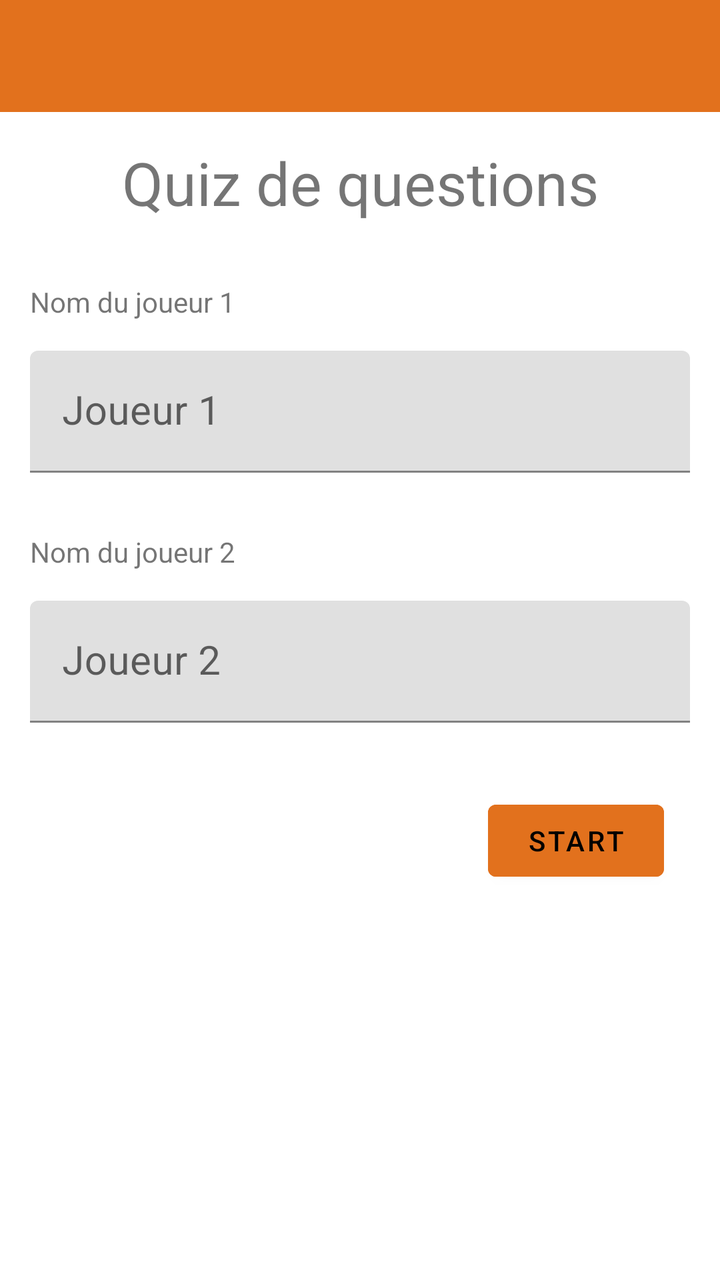
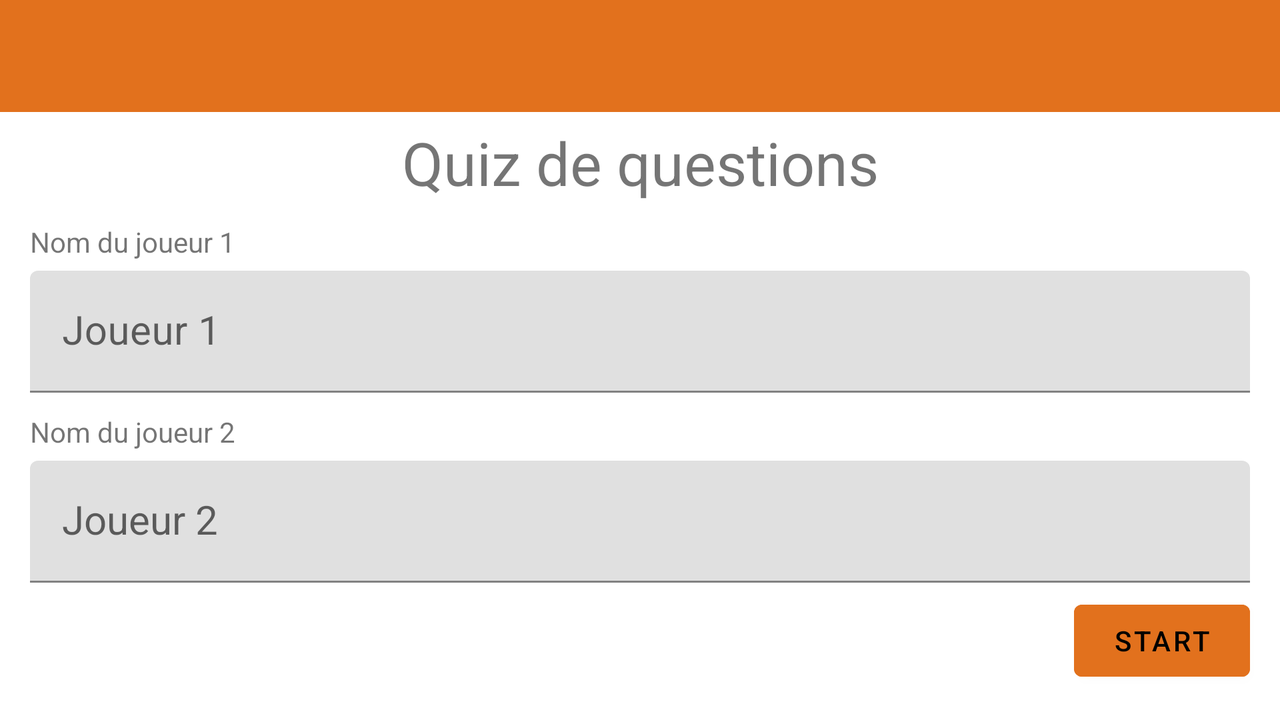

Two renders of one Android screen. The first uses the default layout on a phone; the second uses the alternative layout the repository ships for a different screen configuration, on a matching device. The two XML files are below.
<!-- AndroidManifest.xml: application theme Theme.QuestionQuiz -->
<!-- res/layout/activity_main.xml -->
<?xml version="1.0" encoding="utf-8"?>
<LinearLayout xmlns:android="http://schemas.android.com/apk/res/android"
    xmlns:tools="http://schemas.android.com/tools"
    android:layout_width="match_parent"
    android:layout_height="match_parent"
    android:orientation="vertical"
    tools:context=".MainActivity">

    <com.google.android.material.appbar.AppBarLayout
        style="@style/Widget.QuestionQuiz.Appbar"
        android:layout_width="match_parent"
        android:layout_height="wrap_content">

        <com.google.android.material.appbar.MaterialToolbar
            android:id="@+id/main_toolbar"
            android:layout_width="match_parent"
            android:layout_height="match_parent" />

    </com.google.android.material.appbar.AppBarLayout>

    <TextView
        android:layout_width="match_parent"
        android:layout_height="wrap_content"
        android:layout_margin="@dimen/global_margin"
        android:gravity="center"
        android:text="@string/main_title"
        android:textSize="@dimen/main_title_size" />

    <TextView
        android:layout_width="match_parent"
        android:layout_height="wrap_content"
        android:layout_marginHorizontal="@dimen/global_margin"
        android:paddingVertical="@dimen/global_margin"
        android:text="@string/main_joueur1_tv" />

    <com.google.android.material.textfield.TextInputLayout
        android:id="@+id/main_joueur1_layout"
        style="@style/Widget.QuestionQuiz.TextInputLayout.Joueurs"
        android:layout_width="match_parent"
        android:layout_height="wrap_content"
        android:layout_marginHorizontal="@dimen/global_margin"
        android:layout_marginBottom="@dimen/global_margin"
        android:hint="@string/main_joueur1_label">

        <com.google.android.material.textfield.TextInputEditText
            android:id="@+id/main_joueur1_et"
            android:layout_width="match_parent"
            android:layout_height="wrap_content"
            android:inputType="text"
            android:maxLength="20"
            android:maxLines="1"
            android:textSize="@dimen/editText_size"
            tools:ignore="TouchTargetSizeCheck" />
    </com.google.android.material.textfield.TextInputLayout>

    <TextView
        android:layout_width="match_parent"
        android:layout_height="wrap_content"
        android:layout_marginHorizontal="@dimen/global_margin"
        android:paddingVertical="@dimen/global_margin"
        android:text="@string/main_joueur2_tv" />

    <com.google.android.material.textfield.TextInputLayout
        android:id="@+id/main_joueur2_layout"
        style="@style/Widget.QuestionQuiz.TextInputLayout.Joueurs"
        android:layout_width="match_parent"
        android:layout_height="wrap_content"
        android:layout_marginHorizontal="@dimen/global_margin"
        android:layout_marginBottom="@dimen/global_margin"
        android:hint="@string/main_joueur2_label">

        <com.google.android.material.textfield.TextInputEditText
            android:id="@+id/main_joueur2_et"
            android:layout_width="match_parent"
            android:layout_height="wrap_content"
            android:inputType="text"
            android:maxLength="20"
            android:maxLines="1"
            android:textSize="@dimen/editText_size" />

    </com.google.android.material.textfield.TextInputLayout>

    <RelativeLayout
        android:layout_width="match_parent"
        android:layout_height="wrap_content"
        android:layout_marginTop="@dimen/main_layout_margin">

        <Button
            android:id="@+id/main_start_bt"
            style="@style/Widget.QuestionQuiz.Button"
            android:layout_width="wrap_content"
            android:layout_height="wrap_content"
            android:layout_alignParentTop="true"
            android:layout_alignParentEnd="true"
            android:layout_marginEnd="@dimen/main_start_margin"
            android:text="@string/main_start_bt" />

    </RelativeLayout>

</LinearLayout>
<!-- resources referenced by this layout -->
<resources>
  <dimen name="editText_size">20sp</dimen>
  <dimen name="global_margin">15dp</dimen>
  <dimen name="main_layout_margin">20dp</dimen>
  <dimen name="main_start_margin">28dp</dimen>
  <dimen name="main_title_size">30sp</dimen>
  <string name="main_joueur1_label">Joueur 1</string>
  <string name="main_joueur1_tv">Nom du joueur 1</string>
  <string name="main_joueur2_label">Joueur 2</string>
  <string name="main_joueur2_tv">Nom du joueur 2</string>
  <string name="main_start_bt">Start</string>
  <string name="main_title">Quiz de questions</string>
  <style name="Widget.QuestionQuiz.Appbar" parent="Widget.MaterialComponents.AppBarLayout.Primary">
          <item name="android:background">@color/colorPrimary</item>
      </style>
  <style name="Widget.QuestionQuiz.Button" parent="Widget.MaterialComponents.Button">
          <item name="android:backgroundTint">@color/btn_bg_selector_disabled</item>
          <item name="android:textColor">@color/textColorPrimary</item>
      </style>
  <style name="Widget.QuestionQuiz.TextInputLayout.Joueurs" parent="Widget.MaterialComponents.TextInputLayout.FilledBox">
          <item name="hintTextAppearance">@style/Text.QuestionQuiz.TextInputLayout.HintText</item>
          <item name="hintTextColor">@color/colorAccent</item>
          <item name="boxStrokeColor">@color/colorAccent</item>
      </style>
  <style name="Theme.QuestionQuiz" parent="Theme.MaterialComponents.DayNight.NoActionBar">
          
          <item name="colorPrimary">@color/colorPrimary</item>
          <item name="colorPrimaryVariant">@color/colorPrimaryDark</item>
          <item name="colorOnPrimary">@color/white</item>
          
          <item name="colorSecondary">@color/colorPrimary</item>
          <item name="colorSecondaryVariant">@color/teal_700</item>
          <item name="colorOnSecondary">@color/black</item>
          
          <item name="android:statusBarColor">@color/colorPrimary</item>
          
      </style>
  <color name="colorPrimary">#e2711d</color>
  <color name="textColorPrimary">#000000</color>
  <style name="Text.QuestionQuiz.TextInputLayout.HintText" parent="TextAppearance.MaterialComponents.Subtitle2">
          <item name="android:textColor">@color/colorAccent</item>
      </style>
  <color name="colorAccent">#ff9505</color>
  <color name="colorPrimaryDark">#cc5803</color>
  <color name="white">#FFFFFFFF</color>
  <color name="teal_700">#FF018786</color>
  <color name="black">#FF000000</color>
</resources>
<!-- res/layout-land/activity_main.xml (the repository's variant of the layout above) -->
<!-- drawn on the phone turned sideways -->
<?xml version="1.0" encoding="utf-8"?>
<LinearLayout xmlns:android="http://schemas.android.com/apk/res/android"
    xmlns:tools="http://schemas.android.com/tools"
    android:layout_width="match_parent"
    android:layout_height="match_parent"
    android:orientation="vertical"
    tools:context=".MainActivity">

    <com.google.android.material.appbar.AppBarLayout
        style="@style/Widget.QuestionQuiz.Appbar"
        android:layout_width="match_parent"
        android:layout_height="wrap_content">

        <com.google.android.material.appbar.MaterialToolbar
            android:id="@+id/main_toolbar"
            android:layout_width="match_parent"
            android:layout_height="match_parent" />

    </com.google.android.material.appbar.AppBarLayout>

    <TextView
        style="@style/Widget.QuestionQuiz.TextView.ActivityTitle"
        android:layout_width="match_parent"
        android:layout_height="wrap_content"
        android:text="@string/main_title" />

    <TextView
        android:layout_width="match_parent"
        android:layout_height="wrap_content"
        android:layout_marginHorizontal="@dimen/global_margin"
        android:paddingVertical="@dimen/game_margin_landscape"
        android:text="@string/main_joueur1_tv" />

    <com.google.android.material.textfield.TextInputLayout
        android:id="@+id/main_joueur1_layout"
        style="@style/Widget.QuestionQuiz.TextInputLayout.Joueurs"
        android:layout_width="match_parent"
        android:layout_height="wrap_content"
        android:layout_marginHorizontal="@dimen/global_margin"
        android:layout_marginBottom="@dimen/game_margin_landscape"
        android:hint="@string/main_joueur1_label">

        <com.google.android.material.textfield.TextInputEditText
            android:id="@+id/main_joueur1_et"
            android:layout_width="match_parent"
            android:layout_height="wrap_content"
            android:inputType="text"
            android:maxLength="20"
            android:maxLines="1"
            android:textSize="@dimen/editText_size" />

    </com.google.android.material.textfield.TextInputLayout>

    <TextView
        android:layout_width="match_parent"
        android:layout_height="wrap_content"
        android:layout_marginHorizontal="@dimen/global_margin"
        android:paddingVertical="@dimen/game_margin_landscape"
        android:text="@string/main_joueur2_tv" />

    <com.google.android.material.textfield.TextInputLayout
        android:id="@+id/main_joueur2_layout"
        android:layout_width="match_parent"
        android:layout_height="wrap_content"
        android:layout_marginHorizontal="@dimen/global_margin"
        android:layout_marginBottom="@dimen/game_margin_landscape"
        android:hint="@string/main_joueur2_label">

        <com.google.android.material.textfield.TextInputEditText
            android:id="@+id/main_joueur2_et"
            style="@style/Widget.QuestionQuiz.TextInputLayout.Joueurs"
            android:layout_width="match_parent"
            android:layout_height="wrap_content"
            android:inputType="text"
            android:maxLength="20"
            android:maxLines="1"
            android:textSize="@dimen/editText_size" />

    </com.google.android.material.textfield.TextInputLayout>

    <Button
        android:id="@+id/main_start_bt"
        style="@style/Widget.QuestionQuiz.Button"
        android:layout_width="wrap_content"
        android:layout_height="wrap_content"
        android:layout_gravity="end"
        android:layout_marginEnd="@dimen/global_margin"
        android:text="@string/main_start_bt" />

</LinearLayout>
<!-- resources referenced by the variant -->
<!-- as the phone turned sideways resolves them -->
<resources>
  <dimen name="editText_size">20sp</dimen>
  <dimen name="game_margin_landscape">5dp</dimen>
  <dimen name="global_margin">15dp</dimen>
  <string name="main_joueur1_label">Joueur 1</string>
  <string name="main_joueur1_tv">Nom du joueur 1</string>
  <string name="main_joueur2_label">Joueur 2</string>
  <string name="main_joueur2_tv">Nom du joueur 2</string>
  <string name="main_start_bt">Start</string>
  <string name="main_title">Quiz de questions</string>
  <style name="Widget.QuestionQuiz.Appbar" parent="Widget.MaterialComponents.AppBarLayout.Primary">
          <item name="android:background">@color/colorPrimary</item>
      </style>
  <style name="Widget.QuestionQuiz.Button" parent="Widget.MaterialComponents.Button">
          <item name="android:backgroundTint">@color/btn_bg_selector_disabled</item>
          <item name="android:textColor">@color/textColorPrimary</item>
      </style>
  <style name="Widget.QuestionQuiz.TextInputLayout.Joueurs" parent="Widget.MaterialComponents.TextInputLayout.FilledBox">
          <item name="hintTextAppearance">@style/Text.QuestionQuiz.TextInputLayout.HintText</item>
          <item name="hintTextColor">@color/colorAccent</item>
          <item name="boxStrokeColor">@color/colorAccent</item>
      </style>
  <style name="Widget.QuestionQuiz.TextView.ActivityTitle" parent="Widget.MaterialComponents.TextView">
          <item name="android:gravity">center</item>
          <item name="android:layout_margin">@dimen/main_title_margin</item>
          <item name="android:textSize">@dimen/main_title_size</item>
      </style>
  <style name="Theme.QuestionQuiz" parent="Theme.MaterialComponents.DayNight.NoActionBar">
          
          <item name="colorPrimary">@color/colorPrimary</item>
          <item name="colorPrimaryVariant">@color/colorPrimaryDark</item>
          <item name="colorOnPrimary">@color/white</item>
          
          <item name="colorSecondary">@color/colorPrimary</item>
          <item name="colorSecondaryVariant">@color/teal_700</item>
          <item name="colorOnSecondary">@color/black</item>
          
          <item name="android:statusBarColor">@color/colorPrimary</item>
          
      </style>
  <color name="colorPrimary">#e2711d</color>
  <color name="textColorPrimary">#000000</color>
  <style name="Text.QuestionQuiz.TextInputLayout.HintText" parent="TextAppearance.MaterialComponents.Subtitle2">
          <item name="android:textColor">@color/colorAccent</item>
      </style>
  <color name="colorAccent">#ff9505</color>
  <dimen name="main_title_margin">5dp</dimen>
  <dimen name="main_title_size">30sp</dimen>
  <color name="colorPrimaryDark">#cc5803</color>
  <color name="white">#FFFFFFFF</color>
  <color name="teal_700">#FF018786</color>
  <color name="black">#FF000000</color>
</resources>
